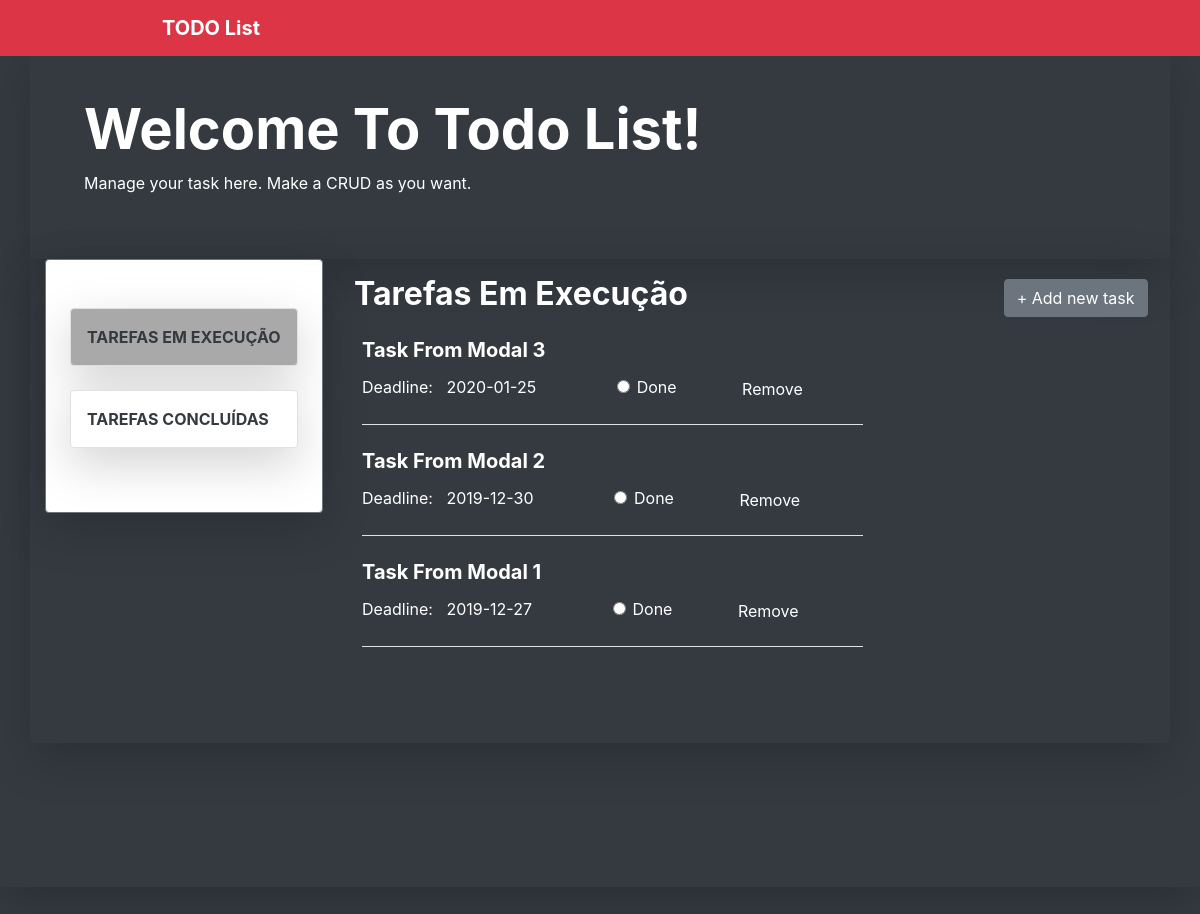
Page /task_doing on the earlier database version.
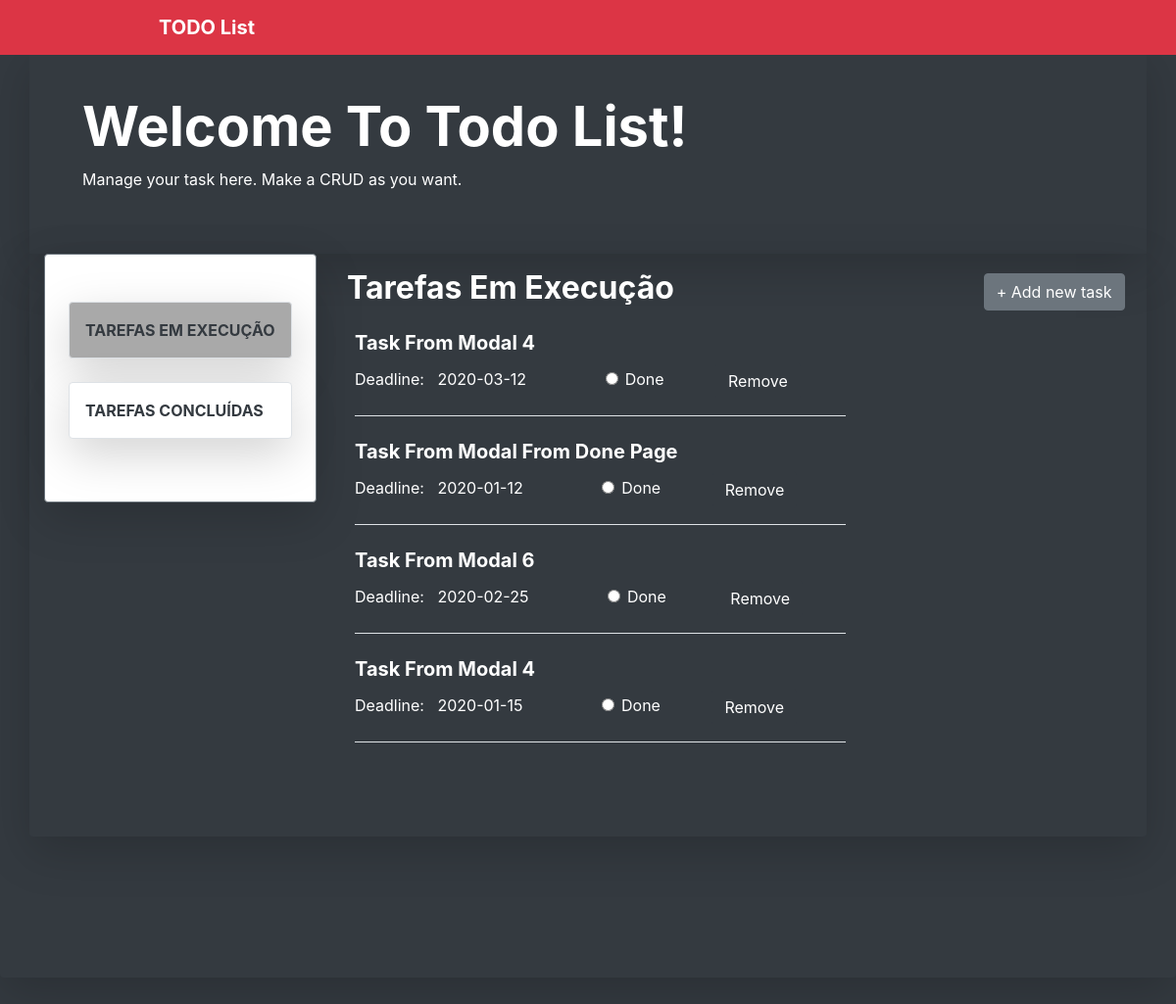
Same page on the later database version.
### app/models/tables.py (models this page shows, shortened)
class Task(db.Model):
    __tablename__ = 'tasks'
    id = db.Column(db.Integer, primary_key=True)
    task_name = db.Column(db.String)
    description = db.Column(db.Text)
    start_date = db.Column(
        db.String,
        server_default=db.func.now(),
        nullable=False
    )
    done_status = db.Column(db.Boolean, default=False)
    deadline = db.Column(db.String, nullable=True)
    user_id = db.Column(db.Integer, db.ForeignKey('users.id'))
    task_owner = db.relationship('User', foreign_keys=user_id)

### app/controllers/default.py (the view, shortened to what this page needs)
@app.route('/task_doing', methods=['GET', 'POST'])
def task_doing():
    task_form = TaskForm()
    task = Task.query.all()
    return render_template(
        'task_doing.html',
        task=task,
        task_form=task_form
    )

### app/models/forms.py
class TaskForm(FlaskForm):
    taskname = StringField(
        'taskname',
        validators=[DataRequired()]
    )
    description = TextField(
        'description',
        validators=[DataRequired()]
    )
    deadline = StringField(
        'deadline'
    )

### app/templates/task_doing.html (shortened to what this page needs)
{% extends 'base-dashboard.html' %}
{% block content %}
<main role="main" class="shadow-lg bg-dark rounded">
    <div class="shadow-lg container bg-dark text-white py-5">
        <div class="container ml-4">
           <h1 class="display-4 font-weight-bolder text-capitalize">Welcome to todo list!</h1>
           <p>Manage your task here. Make a CRUD as you want.</p>
        </div>
    </div>
    <div class="shadow-lg container  w-100 row mx-auto rounded">
        <div class="shadow-lg w-25 row border border-secondary py-5 mb-auto ml-0 bg-white rounded">
            <div class="list-group rounded mx-auto my-auto">
                <a id="active_doing" class="shadow-lg border list-group-item list-group-item-action text-dark font-weight-bolder text-uppercase p-3 mb-4 rounded" href="{{ url_for('task_doing') }}">tarefas em execução</a>
                <a class="shadow-lg border list-group-item list-group-item-action text-dark font-weight-bolder text-uppercase p-3 mb-3 rounded"  href="{{ url_for('task_done') }}">tarefas concluídas</a>
            </div>
        </div>
        <div class="w-75 mx-auto">
            <div id="btn-add" class="text-white font-weight-bold">
                <button type="button" class="btn btn-secondary" data-toggle="modal" data-target="#myModal">
                    &plus; Add new task
                </button>
            </div>
            <div id="all-task" class=" row col col-sm-8 col-md-8 col-lg-8 col-xl-8 text-white text-capitalize ml-2">
                <h2 class="display-7 text-white text-capitalize font-weight-bolder p-3">Tarefas em execução</h2>
                {% for t in task[::-1] %}
                    {% if t.done_status == False and t.deadline != None %}
                        <div class="ml-4 text-white text-capitalize w-100 border-bottom mb-4">
                            <a class="text-decoration-none text-white" href="#" data-toggle="modal" data-target="#updateTaskModal"><h5><strong>{{ t.task_name }}</strong></h5></a>
                            <p class="d-inline">Deadline: &nbsp; {{ t.deadline }}
                              <form name="formRadio" class="d-inline ml-5" method="POST" onclick="onclick_task_done()">
                                  <label class="form-check-label ml-5">
                                     <input type="radio" class="form-check-input" name="inputRadio" >Done
                                  </label>
                              </form>
                              <form method="POST" class="d-inline ml-5" >
                                <button type="submit" class="btn btn-dark">Remove</button>
                              </form>
                            </p>
                        </div>
                    {% endif %}
                {% endfor %}
            </div>
        </div>
        <div class="container">
        </div>
        <br><br><br>
    </div>
    <br><br><br>
    <br><br><br>
</main>
{% endblock %}

### app/templates/base-dashboard.html (shortened to what this page needs)
<!doctype html>
<html lang="pt-br">
<head>
    <link
        href="{{ url_for('static', filename='css/bootstrap.min.css') }}"
        rel="stylesheet"
>
    <link href="{{ url_for('static', filename='css/mystyle.css') }}"
        rel="stylesheet" >
</head>
<body class="my-0 mx-auto py-0 bg-dark">
    <nav class="navbar navbar-expand-md fixed-top bg-danger ">
        <a class="navbar-brand w-75 mx-auto text-decoration-none text-white font-weight-bolder " href="#">TODO List</a>
    </nav><br><br>
    {% block content %}
    {% endblock %}
    <br><br><br>
    <br><br><br>
</body>
</html>

### app/static/css/mystyle.css (style rules this page uses)
div#btn-add { position: relative; float: right; margin: 20px auto; }
a#active_doing { background-color: darkgrey; color: #ffffff; }

Differences in the rows shown:
removed Task: task_name "Task From Modal 3", deadline "2020-01-25"
removed Task: task_name "Task From Modal 2", deadline "2019-12-30"
removed Task: task_name "Task From Modal 1", deadline "2019-12-27"
added Task: task_name "Task From Modal 4", deadline "2020-03-12"
added Task: task_name "Task From Modal From Done Page", deadline "2020-01-12"
added Task: task_name "Task From Modal 6", deadline "2020-02-25"
added Task: task_name "Task From Modal 4", deadline "2020-01-15"
